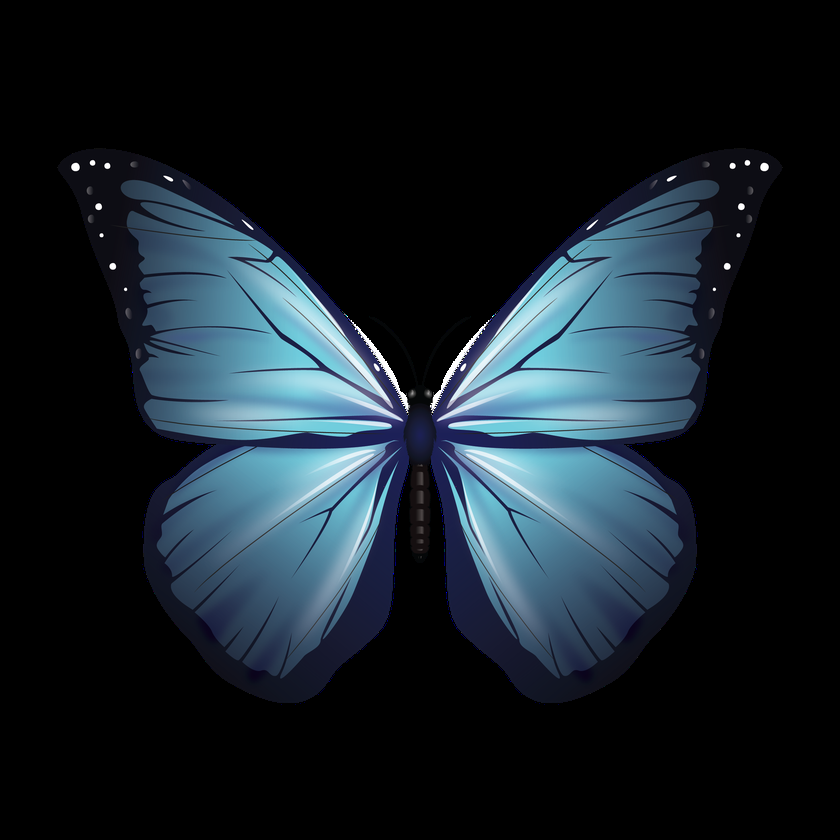
#> input picture Image Processing/images/butterfly.png, 840 x 840 px, shrunk from 2500 x 2500 before the run
$ python gaussienNoise.py
#> lines starting #> are read from the running program, lines starting #| are printed output that depends on the picture
import numpy as np
import cv2
import matplotlib.pyplot as plt

img = cv2.imread("../images/butterfly.png")[..., ::-1] / 255.0
noise =  np.random.normal(loc=0, scale=1, size=img.shape)

# noise overlaid over image
noisy = np.clip((img + noise*0.2),0,1)
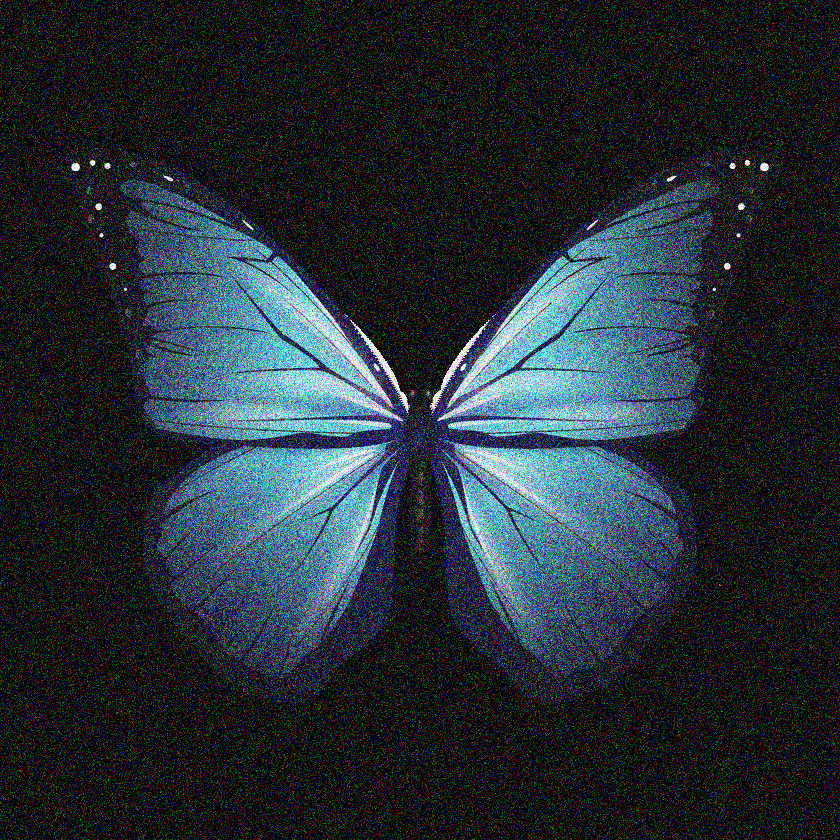
#> noisy: shape (840, 840, 3) float64; mean R, G, B 0.147, 0.183, 0.209
noisy2 = np.clip((img + noise*0.4),0,1)
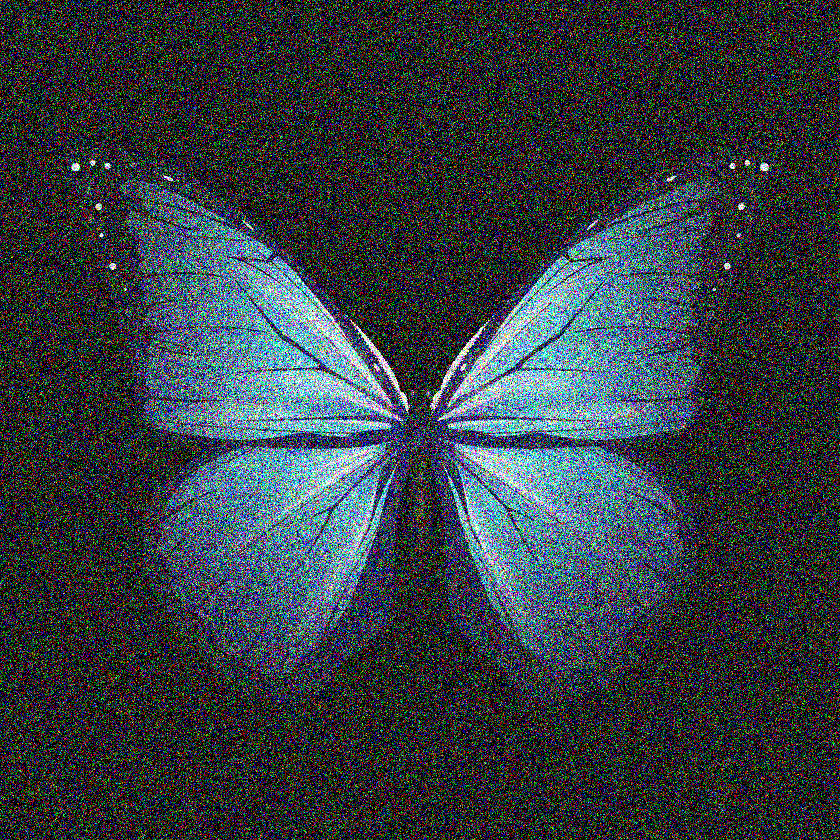
#> noisy2: shape (840, 840, 3) float64; mean R, G, B 0.214, 0.243, 0.264

# noise multiplied by image:
# whites can go to black but blacks cannot go to white
noisy2mul = np.clip((img*(1 + noise*0.2)),0,1)
noisy4mul = np.clip((img*(1 + noise*0.4)),0,1)
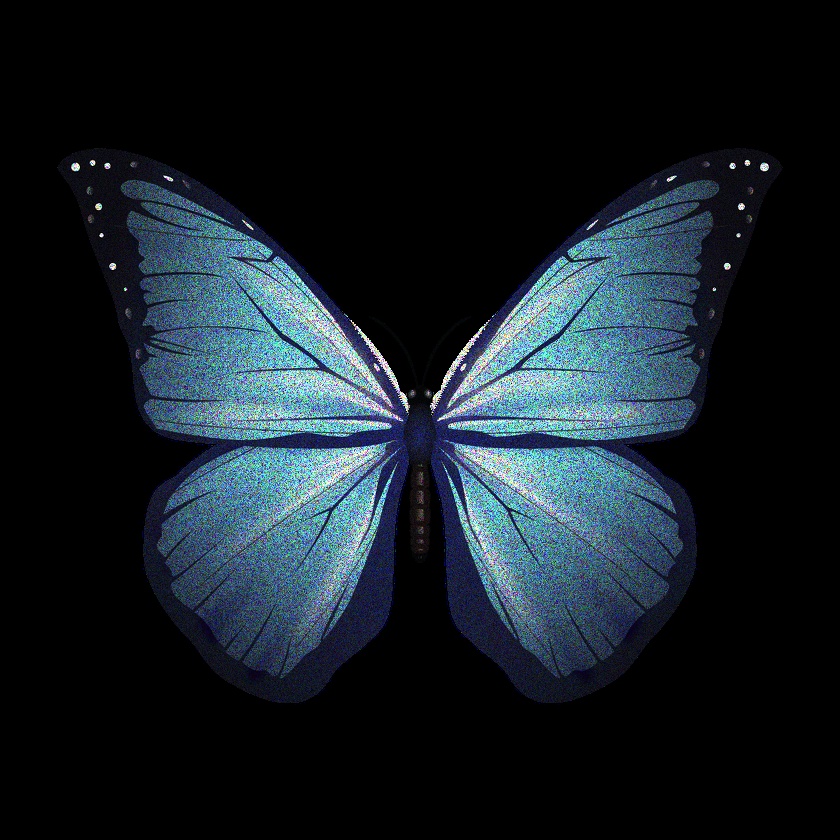
#> noisy4mul: shape (840, 840, 3) float64; mean R, G, B 0.0865, 0.122, 0.149

noisy2mul = np.clip((img*(1 + noise*0.2)),0,1)
noisy4mul = np.clip((img*(1 + noise*0.4)),0,1)

# noise multiplied by bottom and top half images,
# whites stay white blacks black, noise is added to center
img2 = img*2
n2 = np.clip(np.where(img2 <= 1, (img2*(1 + noise*0.2)), (1-img2+1)*(1 + noise*0.2)*-1 + 2)/2, 0,1)
n4 = np.clip(np.where(img2 <= 1, (img2*(1 + noise*0.4)), (1-img2+1)*(1 + noise*0.4)*-1 + 2)/2, 0,1)
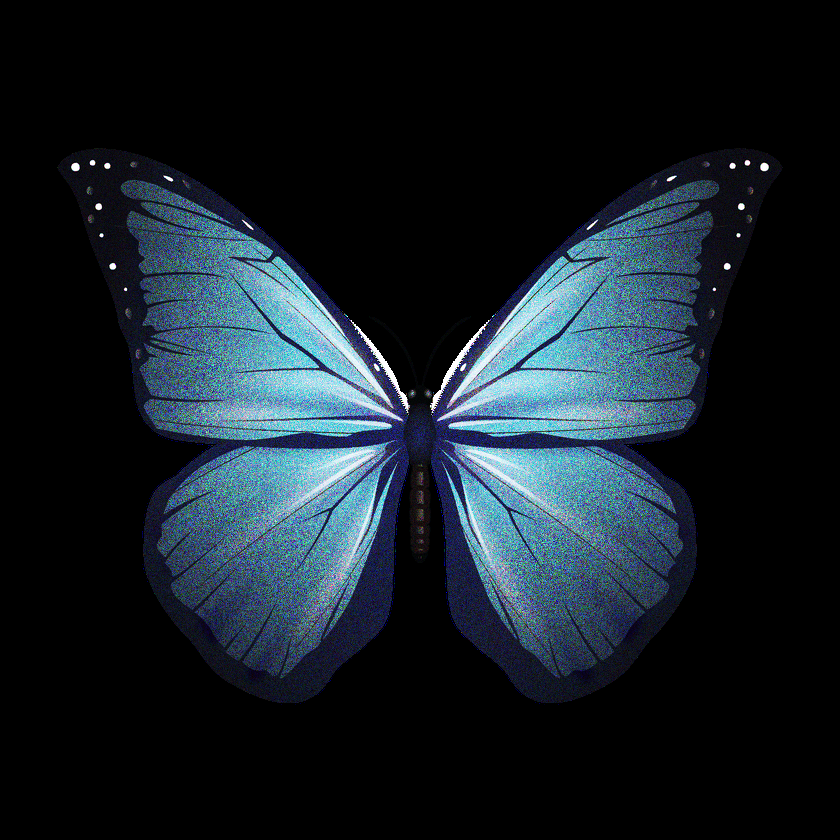
#> n4: shape (840, 840, 3) float64; mean R, G, B 0.0874, 0.126, 0.154


# norm noise for viz only
noise2 = (noise - noise.min())/(noise.max()-noise.min())
plt.figure(figsize=(20,20))
plt.imshow(np.vstack((np.hstack((img, noise2)),
                      np.hstack((noisy, noisy2)),
                      np.hstack((noisy2mul, noisy4mul)),
                      np.hstack((n2, n4)))))
plt.show()
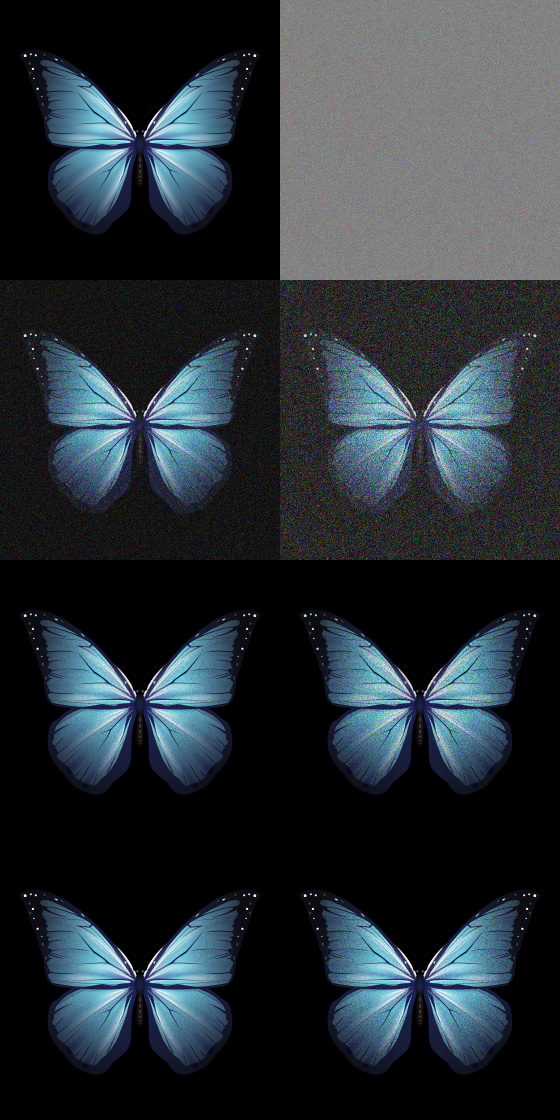
#> shown: shape (3360, 1680, 3) float64 (shown at 1/3 size); mean R, G, B 0.163, 0.195, 0.219
plt.hist(noise.ravel(), bins=100)
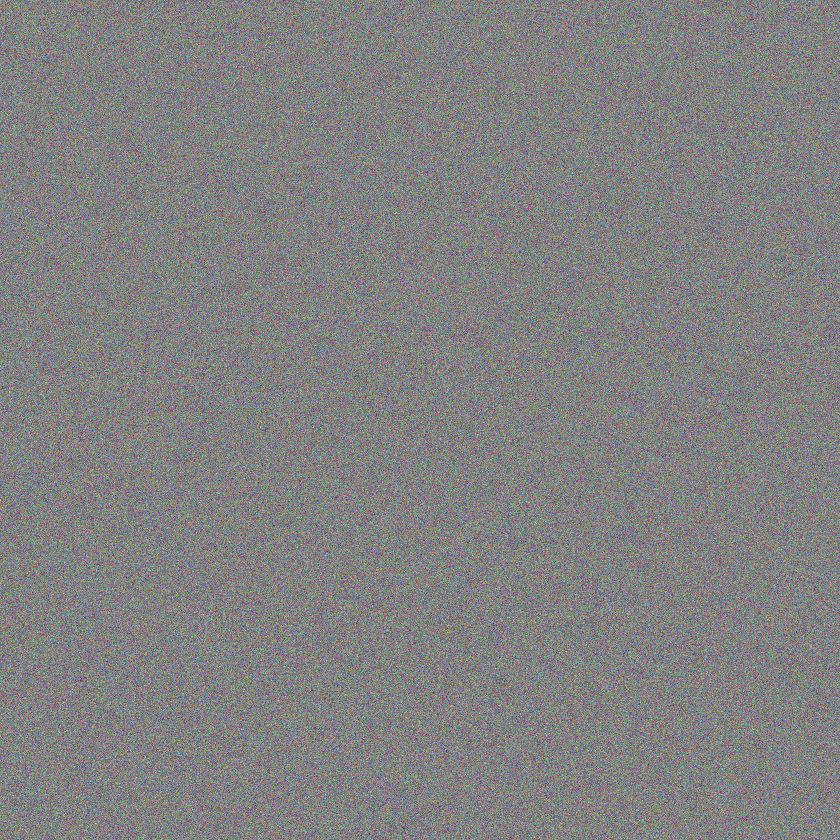
#> noise: shape (840, 840, 3) float64; mean of channels 0, 1, 2 -0.000741, 0.00175, 0.00113; drawn with min black and max white
plt.show()
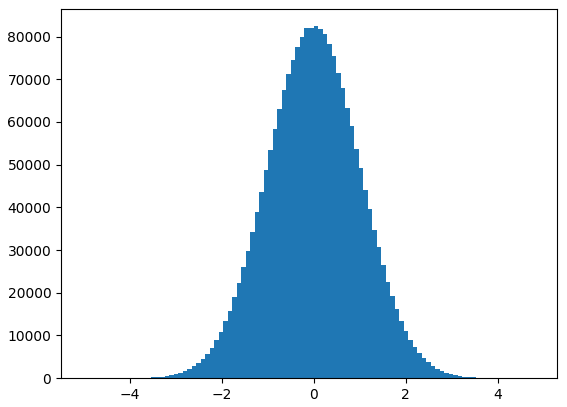
#> figure drawn by matplotlib, 1 panel; tallest bar 82426 high, from x = -0.00493 to 0.0931

$ run again, with Image Processing/images/susan_input2.png copied over Image Processing/images/butterfly.png
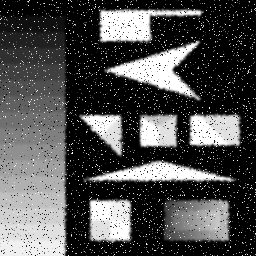
#> input picture Image Processing/images/susan_input2.png, 256 x 256 px
#> `plt.hist(noise.ravel(), bins=100)`:
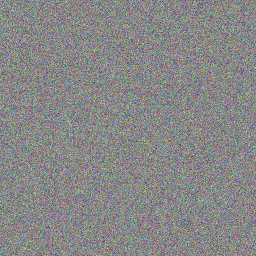
#> noise: shape (256, 256, 3) float64; mean of channels 0, 1, 2 -0.00112, 0.00647, 0.00514; drawn with min black and max white
#> `plt.show()`:
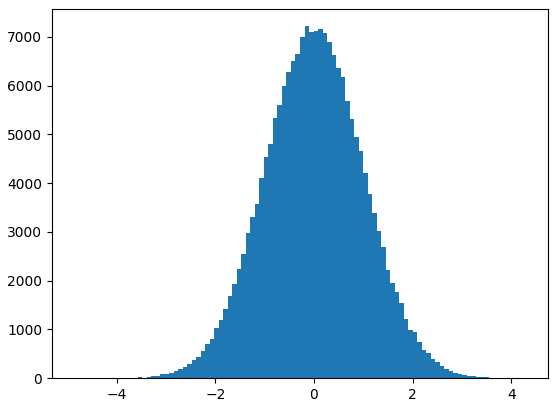
#> figure drawn by matplotlib, 1 panel; tallest bar 7219 high, from x = -0.192 to -0.1
